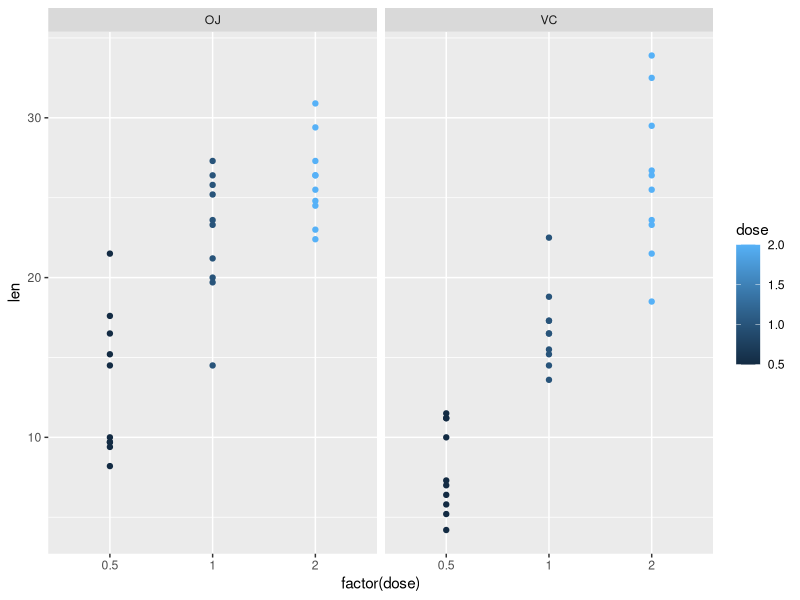
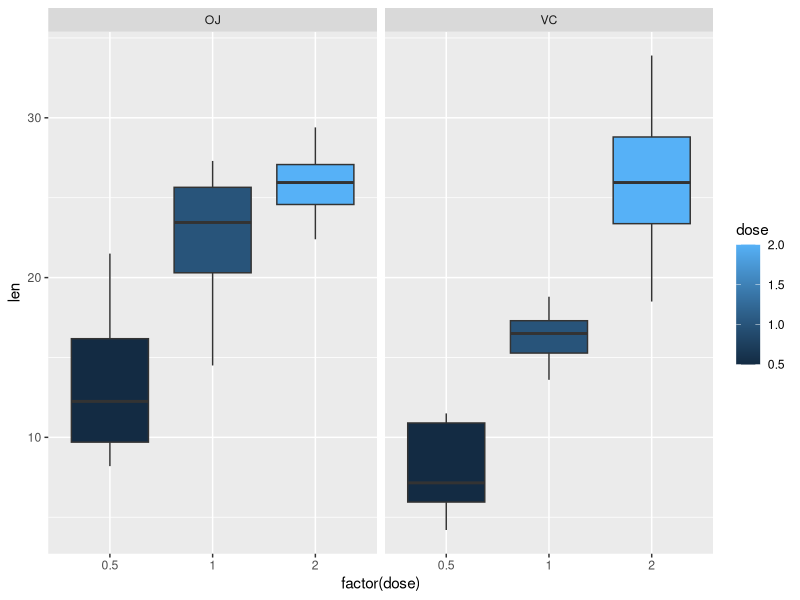

Reproduce these figures in R, in order. (Note: this script raises an error after producing the figures.)
## ---- chunk 1
data("ToothGrowth")
summary(ToothGrowth)
library("dplyr")
library("ggplot2")
library("knitr")
grouped = group_by(ToothGrowth,supp,dose)
kable(summarise(grouped,min=min(len),max=max(len),median=median(len),mean=mean(len),sd=sd(len)))
ggplot(ToothGrowth,aes(x=factor(dose),y=len)) +
  geom_point(aes(color=dose)) +
  facet_wrap(~ supp)
ggplot(ToothGrowth,aes(x=factor(dose),y=len)) +
  geom_boxplot(outlier.shape = NA,aes(fill=dose)) +
  facet_wrap(~ supp)
## ---- chunk 2
tests = list()
tests[['supp']] = t.test(len~supp, data=ToothGrowth,paired=FALSE)
for (d in c(0.5,1,2)) {
  tests[[toString(d)]] = t.test(len~supp, data=filter(ToothGrowth,dose == d),paired=FALSE)
}
options(digits=2)
kable(sapply(tests,function(t){
  c(t$estimate[1],
    t$estimate[2],
    ci.lower = t$conf.int[1],
    ci.upper = t$conf.int[2],
    p.value  = t$p.value)
}))
